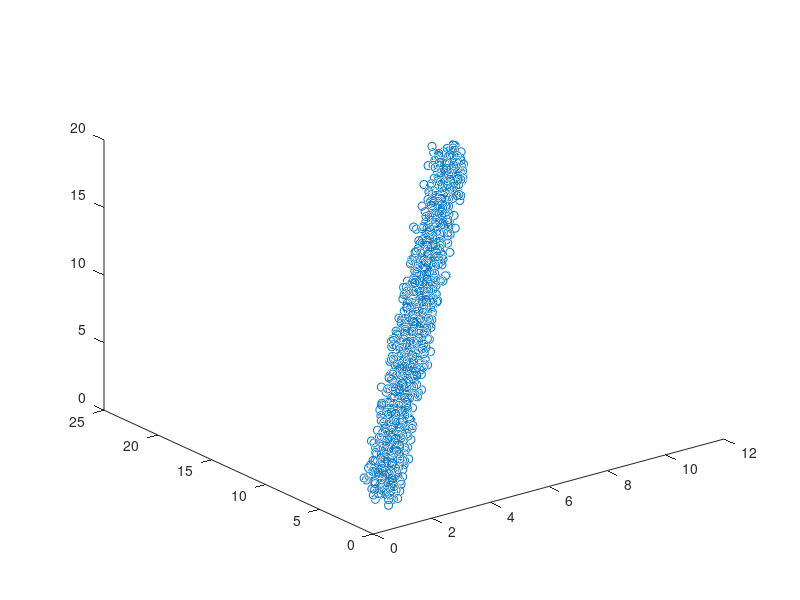

The MATLAB source for this figure:
% This is a script to generate the NN input params saved in Test-1.mat
clear all;  clc
a = -0.5;
b = 0.5;
r = (b-a).*rand(1000,1) + a
 x1 = linspace(1,10,1000)' + r(randperm(length(r)));
 x2 = linspace(2,20,1000)' + r(randperm(length(r)));
 X = [x1 x2]
 y = x2 - (x1/2) + r
 plot3(X(:,1),X(:,2),y,'o')
 num_hidden_layers = 1 %one hidden layer
 num_hidden_units = [ 4 ]; 
 activation_function_type = { 'sigmoid', 'linear'};
 feature_scaling_tf = true;
 lambda = 0.003
 num_units = [ size(X,2) num_hidden_units 1 ];
 for layer = 1:num_hidden_layers+1
     % weights array set to arrays of ones
     weights_array(layer) = {ones(num_units(layer)+1,num_units(layer+1))};
 end
 save('Test_4','X','y','num_hidden_layers','num_hidden_units','activation_function_type',...
      'feature_scaling_tf','lambda','num_units','weights_array')